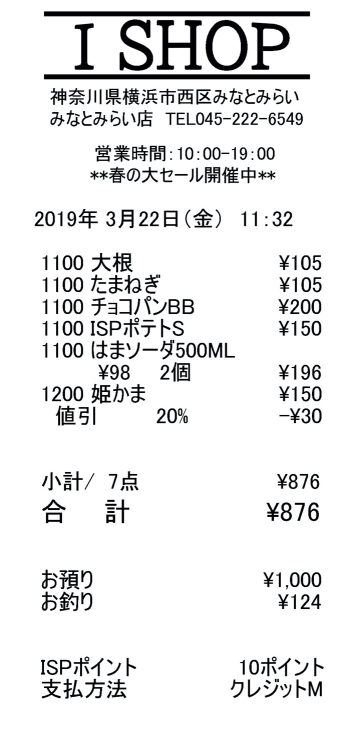
#> input picture ch7/IMG_2BCE1EB797B2-1.JPG, 725 x 1468 px (shown at 1/2 size)
$ python ocr2.py
#> lines starting #> are read from the running program, lines starting #| are printed output that depends on the picture; after the words box and inside, x2 and y2 are one past the last pixel; in counts of white or black regions, pixels touching at a corner belong together
#%%
import sys
import numpy as np
import cv2
import matplotlib.pyplot as plt
# 画像の読み込み
im = cv2.imread('IMG_2BCE1EB797B2-1.JPG')
#> im is the input picture: shape (1468, 725, 3); mean B, G, R 234.1, 233.8, 233.7
image=cv2.imread('IMG_2BCE1EB797B2-1.JPG')
# グレイスケールに変換しぼかした上で二値化する
gray = cv2.cvtColor(im, cv2.COLOR_BGR2GRAY)
blur = cv2.GaussianBlur(gray, (5, 5), 0)
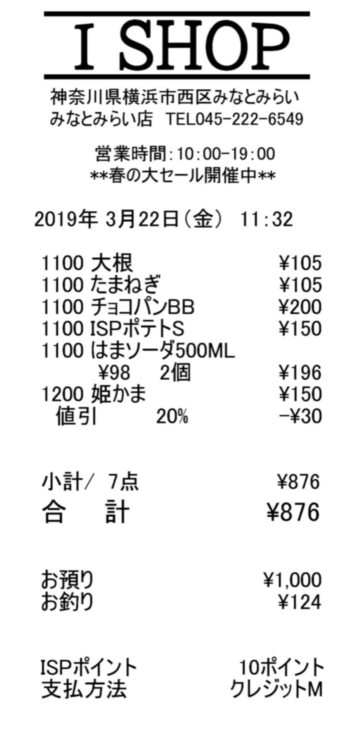
#> blur: shape (1468, 725) (shown at 1/2 size); min 0, max 255, mean 233.8
thresh = cv2.adaptiveThreshold(blur, 255, 1, 1, 11, 2)
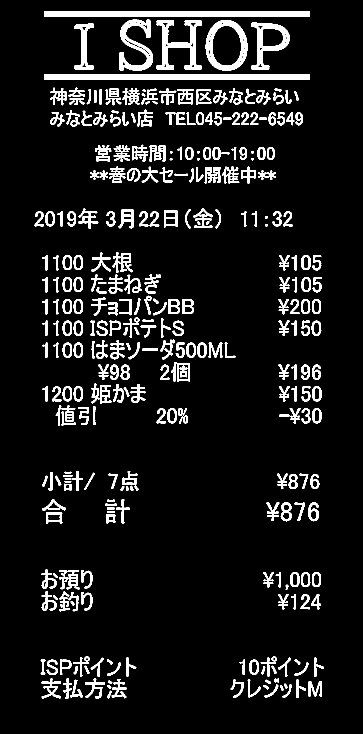
#> thresh: shape (1468, 725) (shown at 1/2 size); 8.9% white; 328 white regions

# 輪郭を抽出 --- (※1)
contours = cv2.findContours(
    thresh,
    cv2.RETR_EXTERNAL,
    cv2.CHAIN_APPROX_SIMPLE)[0]
#> contours = 328 contours, 11 with area under 20; largest, box (x1, y1, x2, y2) and area: (411, 40, 495, 141) 6660, (88, 148, 620, 159) 4784, (88, 22, 620, 33) 4781, (503, 45, 580, 140) 3731, (313, 40, 404, 140) 3314
# 抽出した領域を繰り返し処理する
n=0
n_plot=[]
y_plot=[]
for cnt in contours:
    x, y, w, h = cv2.boundingRect(cnt) # --- (※5)
    if h < 10: continue # 小さすぎるのは飛ばす
    cv2.rectangle(im, (x, y), (x+w, y+h), (0,0,255), 2)
    y_plot.append(y)
    n_plot.append(n)
    n+=1
#> this loop made 328 passes
#> (x, y, w, h) on passes 1 to 3: (214, 1381, 10, 16), (560, 1371, 7, 10), (527, 1370, 11, 9)
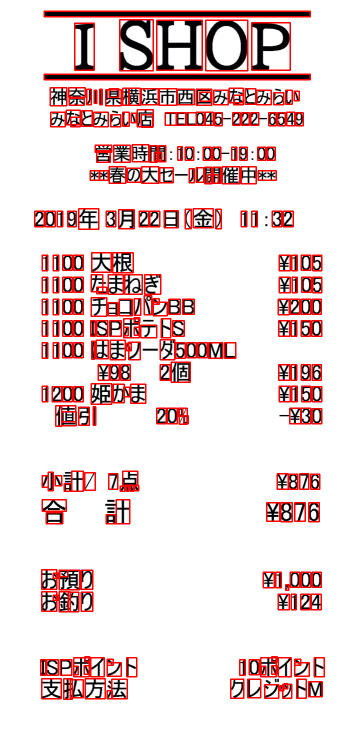
#> im: shape (1468, 725, 3) (shown at 1/2 size); 8.39% of pixels changed, all inside (x1, y1, x2, y2) = (68, 21, 650, 1400)
#> after the loop, n = 285; n_plot = 285 values from 0 to 284; y_plot = 285 values, max 1381 at index 0, min 22 at index 284, mean 666.9
#plt.plot(n_plot,y_plot)
#plt.show()
cv2.imwrite('numbers100-cnt2.png',im)

#%%
trimmed_image=image[765:810,]
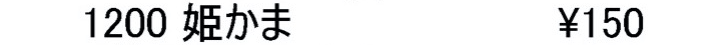
#> trimmed_image: shape (45, 725, 3); mean B, G, R 229.8, 229.4, 229.2
cv2.imwrite("trimmed_image.png", trimmed_image)

# %%
print(trimmed_image.shape)
#| (45, 725, 3)

# %%
im.shape


# %%
